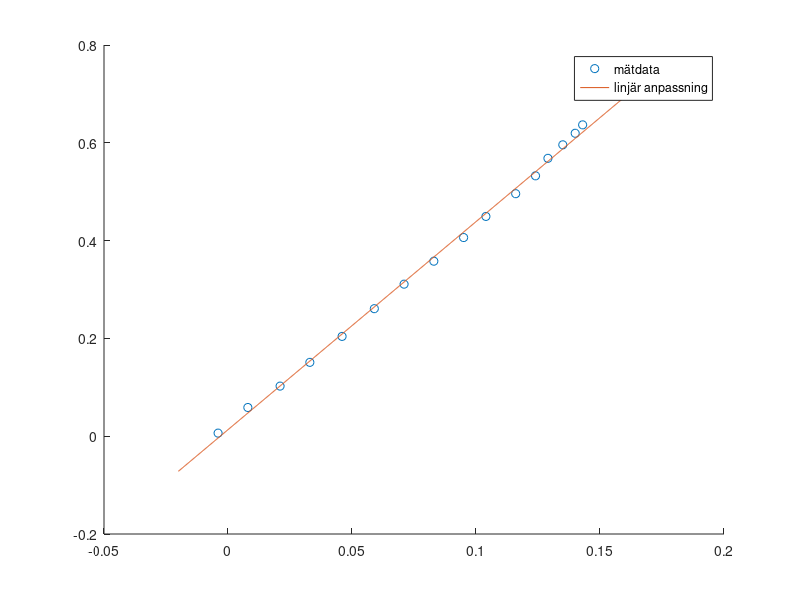

This figure's MATLAB source: (Note: this script raises an error after producing the figure.)
M = csvread('hallmeasure.csv', 1, 0);
In = fliplr(M(:,1))
Un = fliplr(M(:,2))

B = @(I) 6.31e-3 + 0.233*I + 31.4e-3.*I.^2 - 13.0e-3.*I.^3;
Bn = B(In)
p = polyfit(Un, B(In), 1)

x = linspace(-0.02, 0.16, 1000);
f = polyval(p, x);
hold on;
plot(Un, B(In), 'o')
plot(x, f);
legend('mätdata', 'linjär anpassning')

n = 1e-3/(p(1)*1.5e-6*e)

%% Skärning
dat = importdata('halvledarkonduktivitet');
U = dat(:,2);
T = dat(:,1);
Ut = log(1./U);
Tt = 1./T;

linear_Ut = Ut(67:300)
linear_Tt = Tt(67:300)

max = 5.968;
max_Ut = ones(1000)*max;

k = polyfit(linear_Tt, linear_Ut, 1)
x = linspace(0.003, 0.012, 1000);
f = polyval(k, x);

Tt_cross = (max-k(2))/k(1)
T_cross = 1/Tt_cross

hold on;

plot(Tt, Ut, 'r');
plot(Tt_cross, max, 'o')
plot(x, f, 'g');
plot(x, max_Ut(), 'magenta');
axis([3e-3 12e-3 4.5 6.5])
legend('mätdata', 'skärningspunkt')

%% Bestäm Ea
k = 309.12;
kb = 1.380658e-23;
Ea = 2*KB*k/e

%% Bestäm p
Nv = 2*(2*pi*KB*T_cross*0.69*me/(h^2))^(3/2)
p = Nv*exp(-Ea*e/(KB*T_cross))

%% Resistans i järntråd
M = csvread('konduktivitet.csv', 2, 0);
I = fliplr(M(:,1));
U = fliplr(M(:,2));
R = U./I
T = fliplr(M(:,3));
plot(T, R, 'o');

%%
KB*200/e